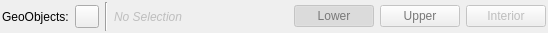
<?xml version="1.0" encoding="UTF-8"?>
<ui version="4.0">
 <class>mapDlg</class>
 <widget class="QDialog" name="mapDlg">
  <property name="geometry">
   <rect>
    <x>0</x>
    <y>0</y>
    <width>548</width>
    <height>33</height>
   </rect>
  </property>
  <property name="sizePolicy">
   <sizepolicy hsizetype="Maximum" vsizetype="Preferred">
    <horstretch>0</horstretch>
    <verstretch>0</verstretch>
   </sizepolicy>
  </property>
  <property name="windowTitle">
   <string>Map</string>
  </property>
  <layout class="QHBoxLayout">
   <property name="leftMargin">
    <number>2</number>
   </property>
   <property name="topMargin">
    <number>2</number>
   </property>
   <property name="rightMargin">
    <number>2</number>
   </property>
   <property name="bottomMargin">
    <number>2</number>
   </property>
   <item>
    <widget class="QLabel" name="GeoObjectLabel">
     <property name="text">
      <string>GeoObjects:</string>
     </property>
    </widget>
   </item>
   <item>
    <widget class="QToolButton" name="addObjectButton">
     <property name="enabled">
      <bool>true</bool>
     </property>
     <property name="toolTip">
      <string>Create new GeoObject</string>
     </property>
     <property name="text">
      <string/>
     </property>
     <property name="icon">
      <iconset resource="../../../../app/MainWindow.qrc">
       <normaloff>:/Resources/images/svg/ecv/ecvAddConstSF.svg</normaloff>:/Resources/images/svg/ecv/ecvAddConstSF.svg</iconset>
     </property>
     <property name="popupMode">
      <enum>QToolButton::InstantPopup</enum>
     </property>
     <property name="autoRaise">
      <bool>false</bool>
     </property>
    </widget>
   </item>
   <item>
    <widget class="Line" name="line">
     <property name="orientation">
      <enum>Qt::Vertical</enum>
     </property>
    </widget>
   </item>
   <item>
    <widget class="QLabel" name="selectionLabel">
     <property name="enabled">
      <bool>false</bool>
     </property>
     <property name="font">
      <font>
       <italic>true</italic>
      </font>
     </property>
     <property name="layoutDirection">
      <enum>Qt::LeftToRight</enum>
     </property>
     <property name="text">
      <string>No Selection</string>
     </property>
     <property name="alignment">
      <set>Qt::AlignRight|Qt::AlignTrailing|Qt::AlignVCenter</set>
     </property>
    </widget>
   </item>
   <item>
    <spacer name="horizontalSpacer">
     <property name="orientation">
      <enum>Qt::Horizontal</enum>
     </property>
     <property name="sizeHint" stdset="0">
      <size>
       <width>40</width>
       <height>20</height>
      </size>
     </property>
    </spacer>
   </item>
   <item>
    <widget class="QPushButton" name="setLowerButton">
     <property name="enabled">
      <bool>false</bool>
     </property>
     <property name="palette">
      <palette>
       <active>
        <colorrole role="Text">
         <brush brushstyle="SolidPattern">
          <color alpha="255">
           <red>4</red>
           <green>255</green>
           <blue>0</blue>
          </color>
         </brush>
        </colorrole>
        <colorrole role="ButtonText">
         <brush brushstyle="SolidPattern">
          <color alpha="255">
           <red>3</red>
           <green>184</green>
           <blue>0</blue>
          </color>
         </brush>
        </colorrole>
       </active>
       <inactive>
        <colorrole role="Text">
         <brush brushstyle="SolidPattern">
          <color alpha="255">
           <red>4</red>
           <green>255</green>
           <blue>0</blue>
          </color>
         </brush>
        </colorrole>
        <colorrole role="ButtonText">
         <brush brushstyle="SolidPattern">
          <color alpha="255">
           <red>3</red>
           <green>184</green>
           <blue>0</blue>
          </color>
         </brush>
        </colorrole>
       </inactive>
       <disabled>
        <colorrole role="Text">
         <brush brushstyle="SolidPattern">
          <color alpha="255">
           <red>120</red>
           <green>120</green>
           <blue>120</blue>
          </color>
         </brush>
        </colorrole>
        <colorrole role="ButtonText">
         <brush brushstyle="SolidPattern">
          <color alpha="255">
           <red>120</red>
           <green>120</green>
           <blue>120</blue>
          </color>
         </brush>
        </colorrole>
       </disabled>
      </palette>
     </property>
     <property name="toolTip">
      <string>Digitise to lower-contact of GeoObject</string>
     </property>
     <property name="text">
      <string>Lower</string>
     </property>
     <property name="checkable">
      <bool>true</bool>
     </property>
     <property name="checked">
      <bool>true</bool>
     </property>
    </widget>
   </item>
   <item>
    <widget class="QPushButton" name="setUpperButton">
     <property name="enabled">
      <bool>false</bool>
     </property>
     <property name="palette">
      <palette>
       <active>
        <colorrole role="Text">
         <brush brushstyle="SolidPattern">
          <color alpha="255">
           <red>0</red>
           <green>255</green>
           <blue>255</blue>
          </color>
         </brush>
        </colorrole>
        <colorrole role="ButtonText">
         <brush brushstyle="SolidPattern">
          <color alpha="255">
           <red>0</red>
           <green>195</green>
           <blue>198</blue>
          </color>
         </brush>
        </colorrole>
       </active>
       <inactive>
        <colorrole role="Text">
         <brush brushstyle="SolidPattern">
          <color alpha="255">
           <red>0</red>
           <green>255</green>
           <blue>255</blue>
          </color>
         </brush>
        </colorrole>
        <colorrole role="ButtonText">
         <brush brushstyle="SolidPattern">
          <color alpha="255">
           <red>0</red>
           <green>195</green>
           <blue>198</blue>
          </color>
         </brush>
        </colorrole>
       </inactive>
       <disabled>
        <colorrole role="Text">
         <brush brushstyle="SolidPattern">
          <color alpha="255">
           <red>120</red>
           <green>120</green>
           <blue>120</blue>
          </color>
         </brush>
        </colorrole>
        <colorrole role="ButtonText">
         <brush brushstyle="SolidPattern">
          <color alpha="255">
           <red>120</red>
           <green>120</green>
           <blue>120</blue>
          </color>
         </brush>
        </colorrole>
       </disabled>
      </palette>
     </property>
     <property name="toolTip">
      <string>Digitise to upper-contact of GeoObject</string>
     </property>
     <property name="text">
      <string>Upper</string>
     </property>
     <property name="checkable">
      <bool>true</bool>
     </property>
     <property name="checked">
      <bool>false</bool>
     </property>
     <property name="default">
      <bool>false</bool>
     </property>
     <property name="flat">
      <bool>false</bool>
     </property>
    </widget>
   </item>
   <item>
    <widget class="QPushButton" name="setInteriorButton">
     <property name="enabled">
      <bool>false</bool>
     </property>
     <property name="toolTip">
      <string>Digitise to interior of geo-object</string>
     </property>
     <property name="text">
      <string>Interior</string>
     </property>
     <property name="checkable">
      <bool>true</bool>
     </property>
     <property name="checked">
      <bool>false</bool>
     </property>
     <property name="autoDefault">
      <bool>false</bool>
     </property>
     <property name="default">
      <bool>false</bool>
     </property>
     <property name="flat">
      <bool>false</bool>
     </property>
    </widget>
   </item>
  </layout>
 </widget>
 <resources>
  <include location="../../../../app/MainWindow.qrc"/>
 </resources>
 <connections/>
</ui>
